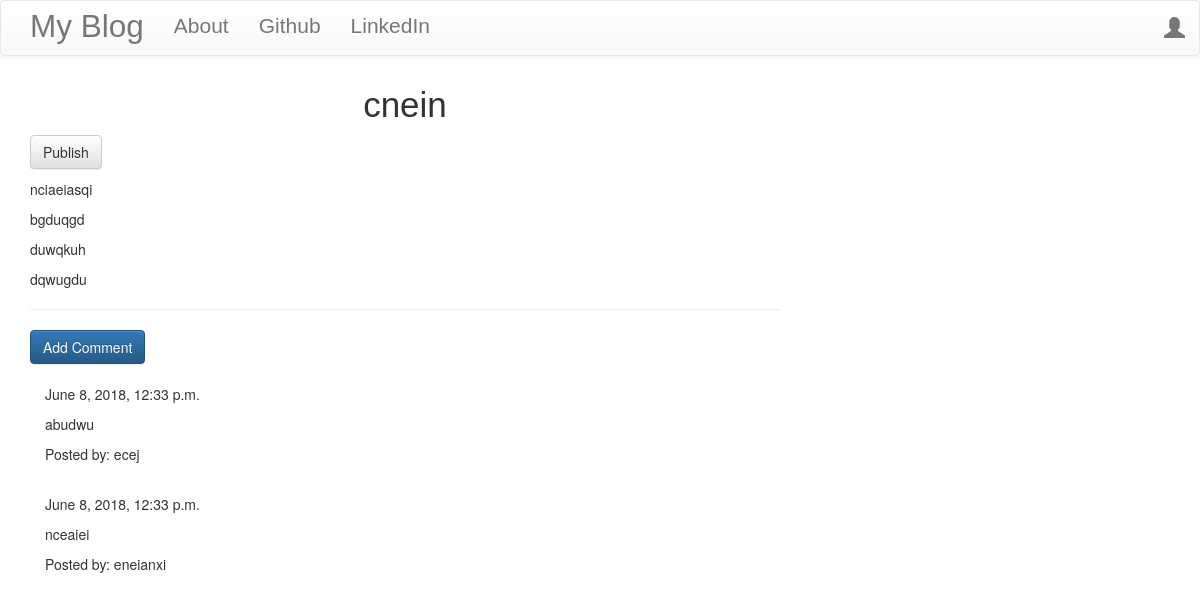
The app's page /post/4 with its own data.
### blog_app/models.py (models this page shows, shortened)
class Post(models.Model):
	author = models.ForeignKey('auth.User',on_delete=models.CASCADE)
	Title = models.CharField(max_length = 200)
	Text = models.TextField()
	created_date = models.DateTimeField(default = timezone.now())
	published_date = models.DateTimeField(blank=True,null=True)

class Comment(models.Model):
	post = models.ForeignKey('blog_app.Post',related_name='comments',on_delete=models.CASCADE)
	author = models.CharField(max_length=200)
	Text = models.TextField()
	created_date = models.DateTimeField(default = timezone.now())
	approved_comment = models.BooleanField(default = False)

### blog_app/views.py (the view)
# urls.py: url(r'^post/(?P<pk>\d+)$',views.PostDetailView.as_view(),name="post_detail"),
class PostDetailView(DetailView):
	model =Post

### blog_app/templates/blog_app/post_detail.html (shortened to what this page needs)
{% extends "blog_app/base.html" %}
{% block body_block %}
	<h1 class="posttitle loader" >{{post.Title}}</h1>
	{% if post.published_date %}
		<div class="date postdate">
			{{post.published_date}}
		</div>
	{% else %}
		<a class="btn btn-default" href="{% url 'post_publish' pk=post.pk %}">Publish</a>
	{% endif %}
	<p class="postcontent">
		{{post.Text|safe|linebreaksbr}}
	</p>
	<hr>
	<a class="btn btn-primary btn-comment" href="{% url 'add_comment_to_post' pk=post.pk %}">Add Comment</a>
	<div class="container">
		{% for comment in post.comments.all %}
		<br>
			{% if user.is_authenticated or comment.approved_comment %}
				{{comment.created_date }}
				<p>{{comment.Text|safe|linebreaks}}</p>
				<p>Posted by: {{comment.author}} </p>
			{% endif %}
			{% empty %}
			<p>No Comments</p>
		{% endfor %}
	</div>
{% endblock %}

### blog_app/static/css/blog.css (style rules this page uses)
.loader { filter:hue-rotate(0deg); color:linear-gradient(45deg,#0f8,#08f); animation:hue 10000ms infinite linear; }
.posttitle { font-family: Russo-one,sans-serif; font-size :2.5em; text-align:center; }
.postcontent { font-family: 'Montez'; font-size:1.5em; }

### records on screen
Post: Title "cnein", Text "nciaeiasqi bgduqgd duwqkuh dqwugdu"
Comment: created_date "June 8, 2018, 12:33 p.m.", Text "abudwu", author "ecej"
Comment: created_date "June 8, 2018, 12:33 p.m.", Text "nceaiei", author "eneianxi"
